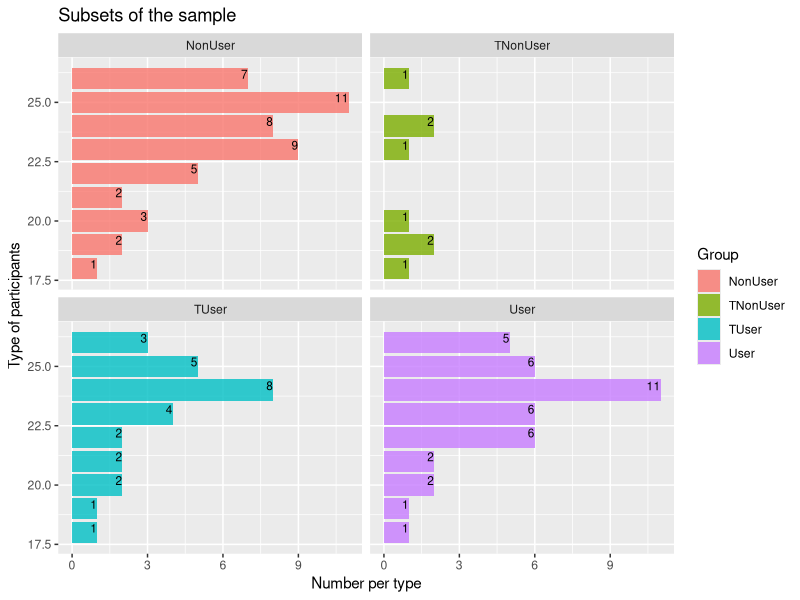
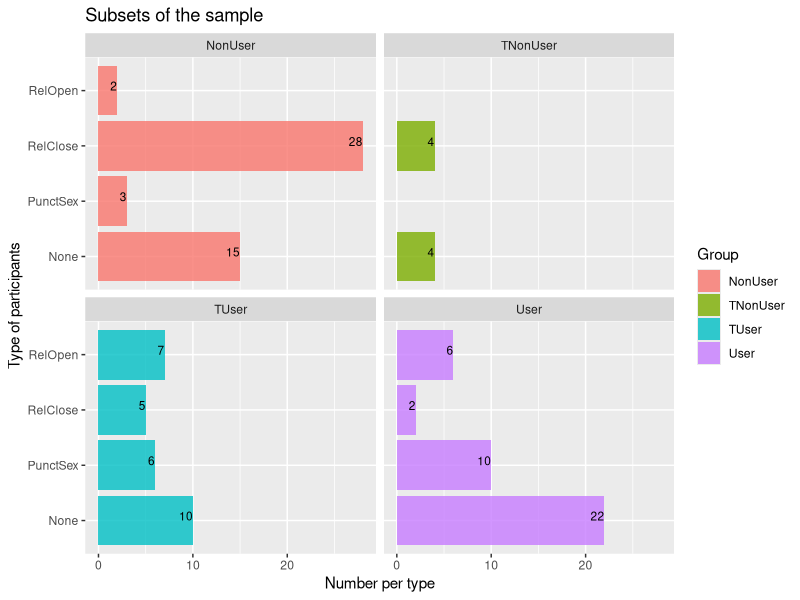

The R source for these figures, in order:
## ---- chunk 1
library(tidyverse)
library(kableExtra)

## ---- chunk 2

mdata <- read.csv2(here::here("DataTinder.csv"))
qq<-nrow(mdata)
mydata <- mdata %>% filter(Age > 17, Age <27)
pp<-nrow(mydata)

## ---- chunk 3
mydata %>%
  group_by(Group) %>%
  summarize(n = n()) %>%
kable() %>% kable_styling()

## ---- chunk 4
mydata %>%
  group_by(Age, Group) %>%
  summarize(n = n()) %>%
  ggplot(aes(x=Age,y= n,fill = Group)) + 
  geom_bar(stat="identity",alpha=0.8) +
  facet_wrap(~ Group) + 
  coord_flip() +
  ggtitle("Subsets of the sample") +
  xlab("Type of participants") +
  ylab("Number per type") +
   geom_text(aes(label = n), size = 3, hjust = 1, vjust = 0, position = "stack")
## ---- chunk 5
mydata %>%
  group_by(SocialStatus) %>%
  summarize(n = n()) %>%
  kable() %>% kable_styling()
## ---- chunk 6
mydata %>%
  group_by(Relationship, Group) %>%
  summarize(n = n()) %>%
  ggplot(aes(x=Relationship,y= n,fill = Group)) + 
  geom_bar(stat="identity",alpha=0.8) +
  facet_wrap(Group~.) + 
  coord_flip() +
  ggtitle("Subsets of the sample") +
  xlab("Type of participants") +
  ylab("Number per type") +
   geom_text(aes(label = n), size = 3, hjust = 1, vjust = 0, position = "stack")
